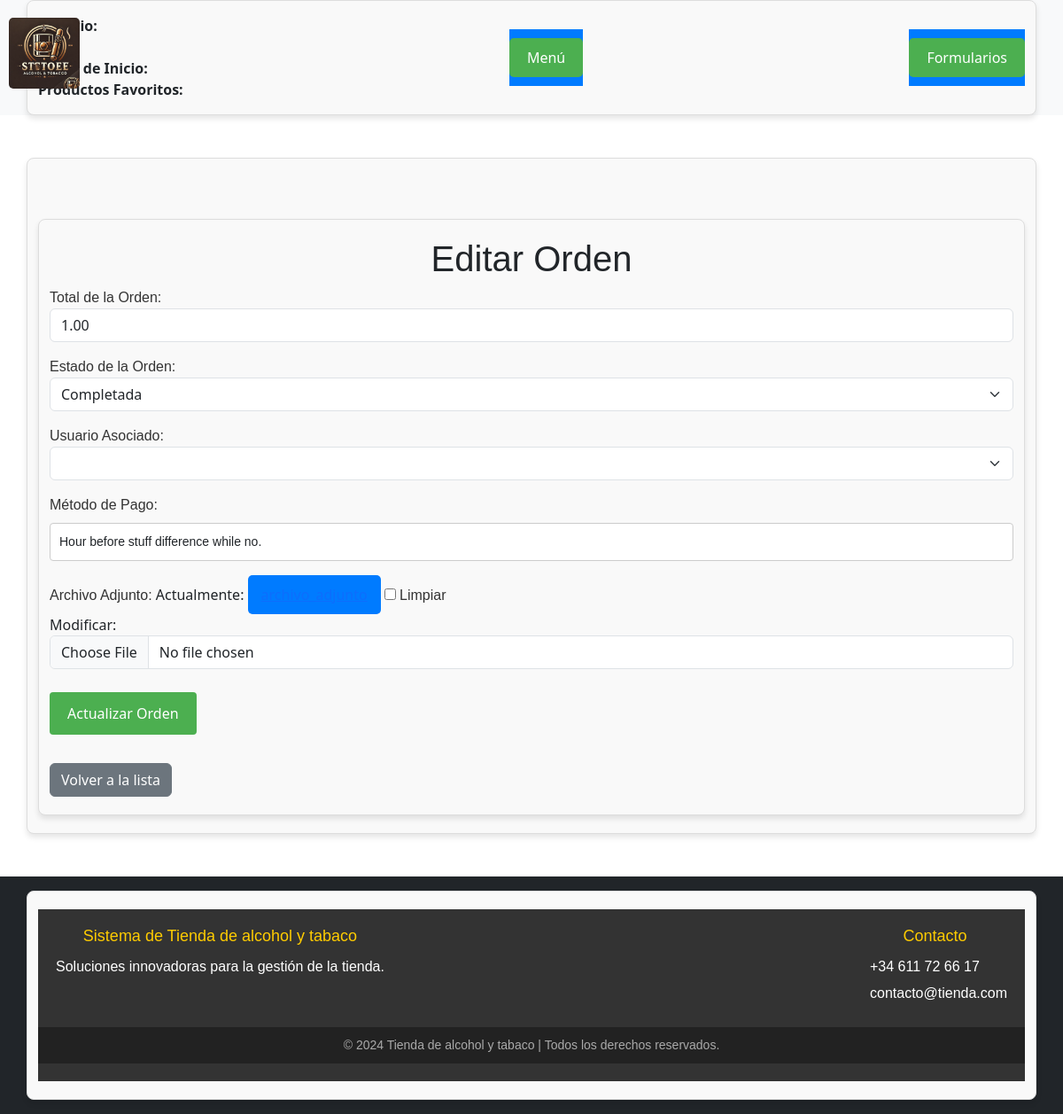
Page /ordenes/editar_orden/1/ on the committed database.
### tienda/models.py (models this page shows, shortened)
class Orden(models.Model):
    ESTADO_ORDEN = [
        ('completada', 'Completada'),
        ('pendiente', 'Pendiente'),
        ('cancelada', 'Cancelada'),
    ]
    fecha_orden = models.DateField(auto_now_add=True)
    total = models.DecimalField(max_digits=10, decimal_places=2)
    estado = models.CharField(max_length=20, choices=ESTADO_ORDEN)
    usuario = models.ForeignKey(Usuario, on_delete=models.CASCADE)
    metodo_pago = models.CharField(max_length=50, blank=True)
    archivo_adjunto = models.FileField(upload_to='ordenes_archivos/', null=True, blank=True)

### tienda/views.py (the view)
# urls.py: path('ordenes/editar_orden/<int:pk>/', views.editar_orden, name='editar_orden'),
def editar_orden(request, pk):
    orden = get_object_or_404(Orden, pk=pk)
    formulario = OrdenModelForm(request.POST or None, instance=orden)
    if formulario.is_valid():
        formulario.save()
        return redirect('lista_ordenes')
    return render(request, 'formularios/editar_orden.html', {'formulario': formulario, 'orden': orden})

### tienda/forms.py (shortened to what this page needs)
class OrdenModelForm(forms.ModelForm):
    class Meta:
        model = Orden
        fields = ['total', 'estado', 'usuario', 'metodo_pago', 'archivo_adjunto']
        labels = {
            'total': 'Total de la Orden',
            'estado': 'Estado de la Orden',
            'usuario': 'Usuario Asociado',
            'metodo_pago': 'Método de Pago',
            'archivo_adjunto': 'Archivo Adjunto',
        }
        widgets = {
            'total': forms.NumberInput(attrs={'class': 'form-control', 'step': '0.01'}),
            'estado': forms.Select(attrs={'class': 'form-select'}),
            'usuario': forms.Select(attrs={'class': 'form-select'}),
            'metodo_pago': forms.TextInput(attrs={'class': 'form-control', 'placeholder': 'Método de Pago'}),
            'archivo_adjunto': forms.ClearableFileInput(attrs={'class': 'form-control'}),
        }
    def __init__(self, *args, **kwargs):
        self.request = kwargs.pop('request', None)
        super().__init__(*args, **kwargs)
        if self.request and self.request.user.rol == Usuario.CLIENTE:
            self.fields['usuario'].queryset = Usuario.objects.filter(id=self.request.user.id)

### tienda/templates/formularios/editar_orden.html (shortened to what this page needs)
{% extends 'principal.html' %}
{% block contenido %}
<div class="container mt-5">
    <h1>Editar Orden</h1>
    <form method="post">
        {{ formulario.as_p }}
        <button type="submit" class="btn btn-success">Actualizar Orden</button>
    </form>
    <a href="{% url 'lista_ordenes' %}" class="btn btn-secondary mt-3">Volver a la lista</a>
</div>
{% endblock %}

### tienda/static/css/estilos.css (style rules this page uses)
body { font-family: Arial, sans-serif; background-color: #f4f4f4; color: #333; margin: 0; padding: 0; display: flex; flex-direction: column; }
html, body { height: 100%; margin: 0; }
.container { max-width: 800px; margin: 20px auto; padding: 20px; background: white; border-radius: 8px; box-shadow: 0 0 10px rgba(0, 0, 0, 0.1); }
h1, h2, h3 { text-align: center; color: #007bff; margin-bottom: 20px; }
a, button { display: inline-block; text-decoration: none; background-color: #007bff; color: white; padding: 10px 15px; border-radius: 5px; transition: background-color 0.3s ease; text-align: center; }
input[type="text"], input[type="email"], textarea { width: 100%; padding: 10px; margin-bottom: 10px; border: 1px solid #ddd; border-radius: 4px; }
button { border: none; cursor: pointer; }

### tienda/static/css/formulario.css (style rules this page uses)
.container { max-width: 600px; margin: 0 auto; padding: 20px; border: 1px solid #ddd; border-radius: 8px; background-color: #f9f9f9; box-shadow: 0px 4px 6px rgba(0, 0, 0, 0.1); }
h1, label { font-family: Arial, sans-serif; color: #333; }
input[type="text"], input[type="email"], input[type="password"], select, textarea { width: 100%; padding: 10px; margin: 8px 0 16px 0; display: block; border: 1px solid #ccc; border-radius: 4px; font-size: 14px; font-family: Arial, sans-serif; box-sizing: border-box; }
button[type="submit"] { background-color: #4CAF50; color: white; border: none; padding: 12px 20px; text-align: center; font-size: 16px; border-radius: 4px; cursor: pointer; margin-top: 10px; }

### rows in the picture
Orden: total "1.00", estado "Completada", metodo_pago "Hour before stuff difference while no."
